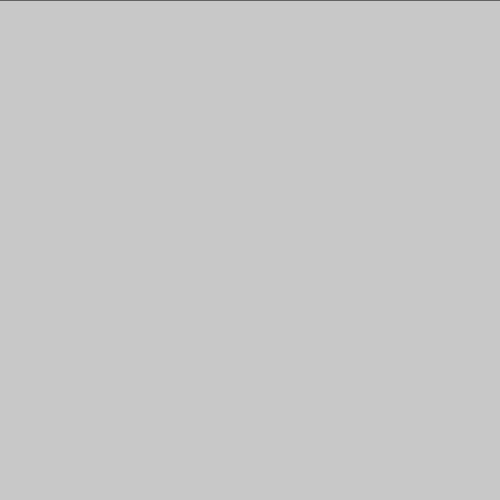
Frame 1 (no input)
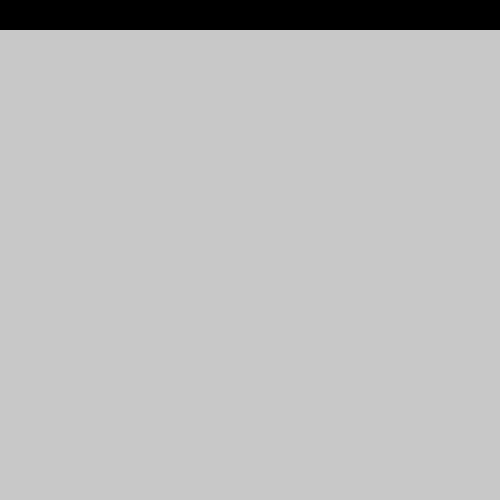
Frame 60 (no input)
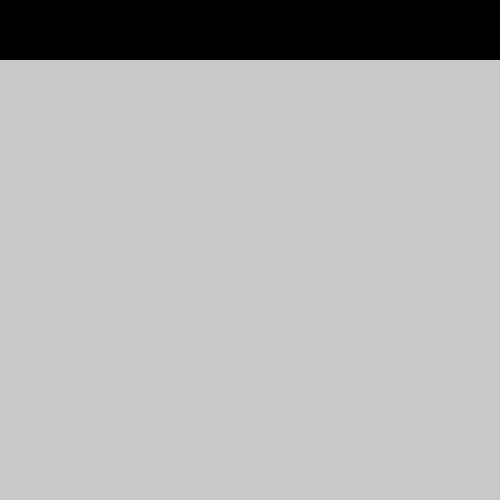
Frame 120 (the mouse pressed at the canvas centre since frame 60)

The p5.js sketch that drew these frames (run headless with seeded random() and noise() and a simulated clock; from frame 60 on, the mouse is pressed at the canvas centre):

// p5.js sketch
// ── sketch.js
// Variable global
let y = 0

function setup() {
  createCanvas(500, 500)
  background(200)
}

function draw() {
  line(0, y, width, y)
  y += 0.5
}
